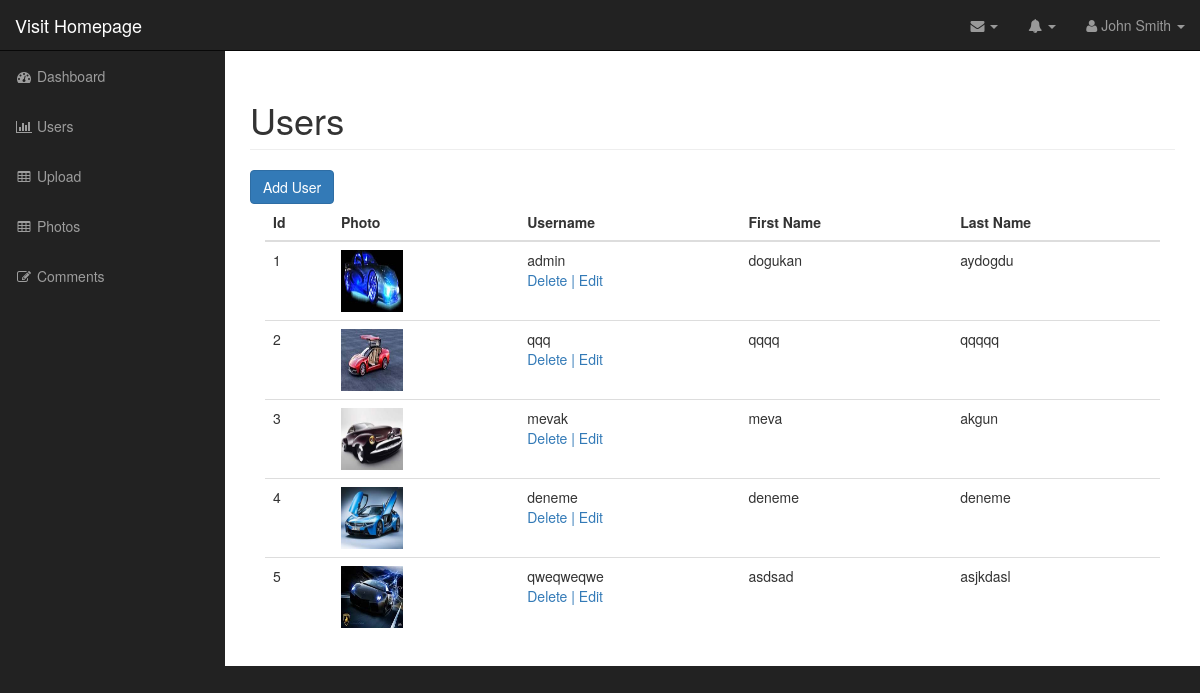
The page /admin/users.php (signed in) on the database its author committed.
### tables this page shows
CREATE TABLE `users` (
  `id` int(11) NOT NULL,
  `username` varchar(255) NOT NULL,
  `password` varchar(11) NOT NULL,
  `first_name` varchar(255) NOT NULL,
  `last_name` varchar(255) NOT NULL,
  `user_image` varchar(255) NOT NULL
);

### admin/includes/database.php (called while the page is built, shortened)
<?php
class Database{
    public $connection;
    public function open_db_connection()
    {
        $this->connection = new mysqli(DB_HOST,DB_USER,DB_PASSWORD,DB_NAME);
    }
    public function query($sql)
    {
        $result = $this->connection->query($sql);
        return $result;
    }
}
$database = new Database();
?>

### admin/includes/db_object.php (called while the page is built, shortened)
<?php
class Db_object
{
    protected static $db_table = "users";
    public static function find_all()
    {
        return static::find_by_query("SELECT * FROM  " . static::$db_table . "");
    }
    public static function find_by_query($sql)
    {
        global $database;
        $result_set = $database->query($sql);
        $the_object_array = array();
        while ($row = mysqli_fetch_array($result_set)) {
            $the_object_array[] = static::instantation($row);
        }
        return $the_object_array;
    }
    public static function instantation($the_record)
    {
        $the_object = new $calling_class;
        foreach ($the_record as $the_attribute => $value) {
            if ($the_object->has_the_attribute($the_attribute)) {
                $the_object->$the_attribute = $value;
            }
        }
        return $the_object;
    }
    private function has_the_attribute($the_attribute)
    {
        $object_properties = get_object_vars($this);
        return array_key_exists($the_attribute, $object_properties);
    }
}

### admin/includes/User.php (called while the page is built, shortened)
<?php
class User extends Db_object
{
    public $user_image;
    public $upload_directory = "images";
    public $image_placeholder = "http://placehold.it/400x400&text=image";
    public function image_path_and_placeholder(){
        return empty($this->user_image) ? $this->image_placeholder : $this->upload_directory . DS . $this->user_image;
    }
}
?>

### admin/users.php (the view, shortened to what this page needs)
<?php include("includes/header.php"); ?>
<?php
$users = User::find_all();
?>
    <nav class="navbar navbar-inverse navbar-fixed-top" role="navigation">
        <?php include("includes/top_nav.php"); ?>
        <?php include("includes/side_nav.php") ?>
    </nav>
    <div id="page-wrapper">
        <div class="container-fluid">
            <div class="row">
                <div class="col-lg-12">
                    <h1 class="page-header">
                        Users
                    </h1>
                    <a href="add_user.php" class="btn btn-primary">Add User</a>
                    <div class="col-md-12">
                        <table class="table table-hover">
                            <thead>
                            <tr>
                                <th>Id</th>
                                <th>Photo</th>
                                <th>Username</th>
                                <th>First Name</th>
                                <th>Last Name</th>
                            </tr>
                            </thead>
                            <tbody>
                            <?php foreach ($users as $user) : ?>
                                <tr>
                                    <td><?php echo $user->id; ?></td>
                                    <td><img class="admin-user-thumbnail user_image " style="width: 62px; height: 62px;" src="<?php echo $user->image_path_and_placeholder(); ?>" alt=""></td>
                                    <td><?php echo $user->username; ?>
                                        <div class="action_link">
                                            <a href="delete_user.php?id=<?php echo $user->id; ?>">Delete | </a>
                                            <a href="edit_user.php?id=<?php echo $user->id; ?>">Edit  </a>
                                        </div>
                                    </td>
                                    <td><?php echo $user->first_name; ?></td>
                                    <td><?php echo $user->last_name; ?></td>
                                </tr>
                            <?php endforeach; ?>
                            </tbody>
                        </table>
                    </div>
                </div>
            </div>
        </div>
    </div>
<?php include("includes/footer.php"); ?>

### admin/css/sb-admin.css (style rules this page uses)
body { margin-top: 100px; background-color: #222; }
@media (min-width:768px) { body { margin-top: 50px; } }
#page-wrapper { width: 100%; padding: 0; background-color: #fff; }
@media (min-width:768px) { #page-wrapper { padding: 10px; } }

### admin/css/styles.css (style rules this page uses)
.user_image { width: 62px !important; height: 62px !important; }

### rows shown on the page
users: id "1", user_image (picture), username "admin", first_name "dogukan", last_name "aydogdu"
users: id "2", user_image (picture), username "qqq", first_name "qqqq", last_name "qqqqq"
users: id "3", user_image (picture), username "mevak", first_name "meva", last_name "akgun"
users: id "4", user_image (picture), username "deneme", first_name "deneme", last_name "deneme"
users: id "5", user_image (picture), username "qweqweqwe", first_name "asdsad", last_name "asjkdasl"
